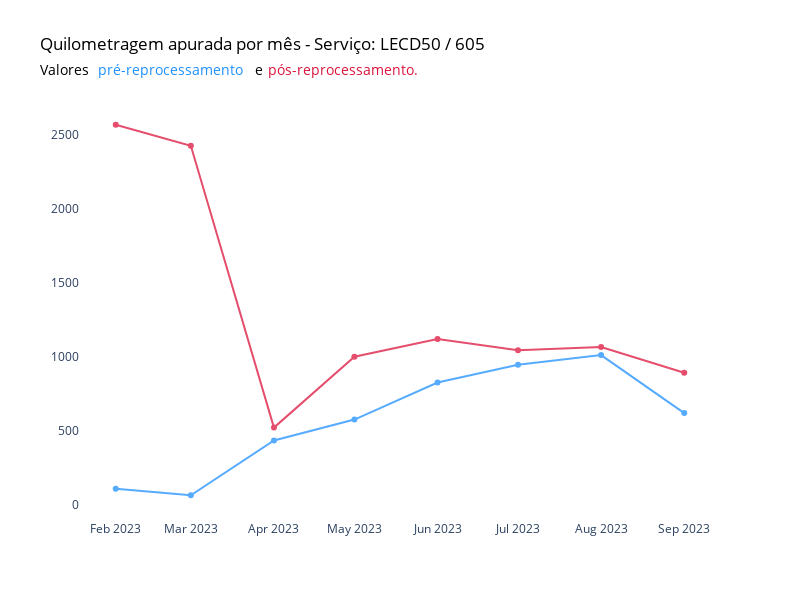

Source (notebook cell):
### Code cell
# Criar o gráfico de linha
fig = go.Figure()

# Adicionar a linha com pontos para km_mes_ano['distancia_total']
fig.add_trace(go.Scatter(x=km_mes_ano['mes_ano'], y=km_mes_ano['distancia_total'],
                         mode='lines+markers',
                         name='Km pré-reprocessamento',
                         marker=dict(color='dodgerblue'),
                         opacity=0.75))

# Adicionar a linha com pontos para km_mes_ano['distancia_total_reprocessada']
fig.add_trace(go.Scatter(x=km_mes_ano['mes_ano'], y=km_mes_ano['distancia_total_reprocessada'],
                         mode='lines+markers',
                         name='Km reprocessada',
                         marker=dict(color='crimson'),
                         opacity=0.75))

# Configurar layout e outros parâmetros do gráfico
fig.update_layout(
    title=dict(text="Quilometragem apurada por mês - Serviço: LECD50 / 605", font=dict(color='black')),
    showlegend=False,
    width=800,
    height=600,
    plot_bgcolor='white',
    xaxis=dict(showgrid=False, zeroline=False),
    yaxis=dict(showgrid=False, zeroline=False),
    # Adicionando anotações para o subtítulo com cores específicas
    annotations=[
        dict(
            x=-0.065,
            y=1.10,
            xref='paper',
            yref='paper',
            xanchor='left',
            text='Valores',
            showarrow=False,
            font=dict(color='black', size=14)
        ),
        dict(
            x=0.025,
            y=1.10,
            xref='paper',
            yref='paper',
            xanchor='left',
            text='pré-reprocessamento',
            showarrow=False,
            font=dict(color='dodgerblue', size=14)
        ),
        dict(
            x=0.27,
            y=1.10,
            xref='paper',
            yref='paper',
            xanchor='left',
            text='e',
            showarrow=False,
            font=dict(color='black', size=14)
        ),
        dict(
            x=0.29,
            y=1.10,
            xref='paper',
            yref='paper',
            xanchor='left',
            text='pós-reprocessamento.',
            showarrow=False,
            font=dict(color='crimson', size=14)
        )
    ]
)

fig.show()

### Figure 1 — Plotly figure (JSON) as saved in the notebook; plotly's stock layout.template omitted (floating-point values rounded to 4 significant figures)
{"data": [{"marker": {"color": "dodgerblue"}, "mode": "lines+markers", "name": "Km pré-reprocessamento", "opacity": 0.75, "type": "scatter", "x": ["2023-02", "2023-03", "2023-04", "2023-05", "2023-06", "2023-07", "2023-08", "2023-09"], "y": [108.9, 65.34, 435.6, 577.2, 827.6, 947.4, 1013.0, 620.7]}, {"marker": {"color": "crimson"}, "mode": "lines+markers", "name": "Km reprocessada", "opacity": 0.75, "type": "scatter", "x": ["2023-02", "2023-03", "2023-04", "2023-05", "2023-06", "2023-07", "2023-08", "2023-09"], "y": [2570.0, 2428.0, 522.7, 1002.0, 1122.0, 1045.0, 1067.0, 893.0]}], "layout": {"annotations": [{"font": {"color": "black", "size": 14}, "showarrow": false, "text": "Valores", "x": -0.065, "xanchor": "left", "xref": "paper", "y": 1.1, "yref": "paper"}, {"font": {"color": "dodgerblue", "size": 14}, "showarrow": false, "text": "pré-reprocessamento", "x": 0.025, "xanchor": "left", "xref": "paper", "y": 1.1, "yref": "paper"}, {"font": {"color": "black", "size": 14}, "showarrow": false, "text": "e", "x": 0.27, "xanchor": "left", "xref": "paper", "y": 1.1, "yref": "paper"}, {"font": {"color": "crimson", "size": 14}, "showarrow": false, "text": "pós-reprocessamento.", "x": 0.29, "xanchor": "left", "xref": "paper", "y": 1.1, "yref": "paper"}], "height": 600, "plot_bgcolor": "white", "showlegend": false, "title": {"font": {"color": "black"}, "text": "Quilometragem apurada por mês - Serviço: LECD50 / 605"}, "width": 800, "xaxis": {"showgrid": false, "zeroline": false}, "yaxis": {"showgrid": false, "zeroline": false}}}
